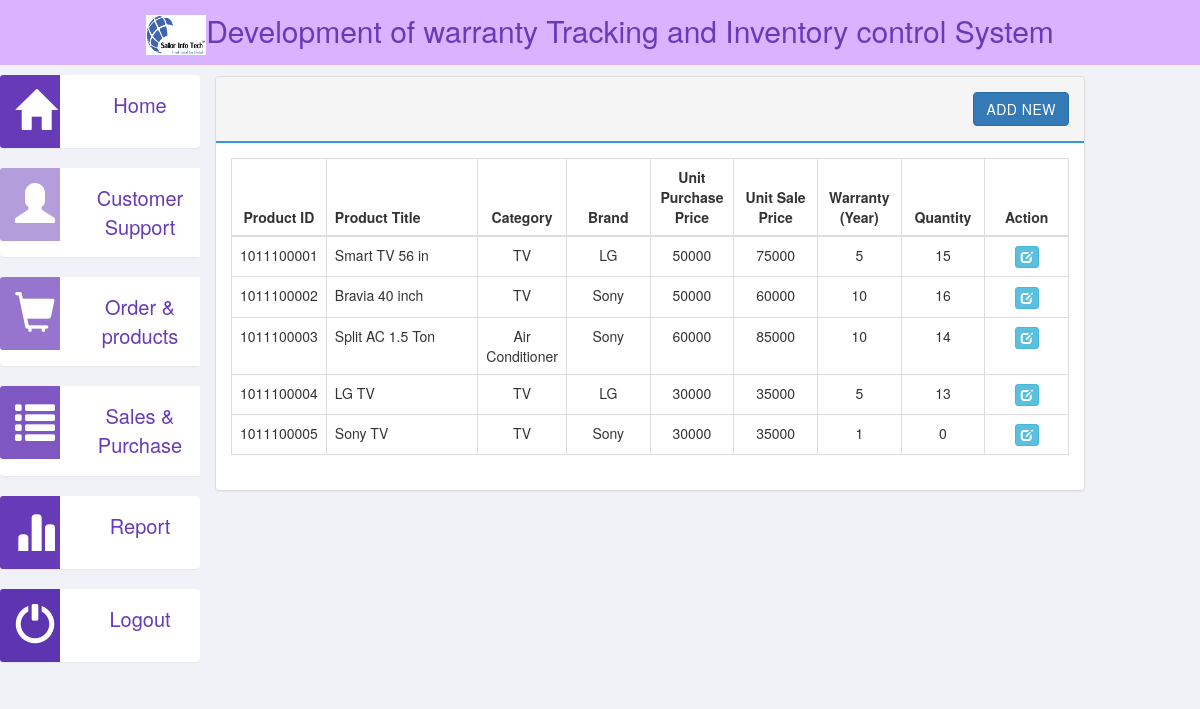
Screenshot of /list_products.php with the database file from the repository.
### tables this page shows
CREATE TABLE `stock` (
  `pro_id` int(11) NOT NULL,
  `quantity` int(11) NOT NULL
);

CREATE TABLE `product` (
  `pro_id` int(11) NOT NULL,
  `name` varchar(20) NOT NULL,
  `category` varchar(20) NOT NULL,
  `brand` varchar(20) NOT NULL,
  `purchase_price` int(11) NOT NULL,
  `sale_price` int(11) NOT NULL,
  `warranty_yr` int(11) NOT NULL
);

### helper_funtions.php (called while the page is built, shortened)
<?php
function list_of_products(){
  $sql  ="SELECT `stock`.`pro_id` as pro_id ,name, category, brand, quantity,purchase_price,sale_price, warranty_yr from product,stock WHERE `stock`.`pro_id`=`product`.`pro_id` ";
  global $conn;
  $result = mysqli_query($conn,$sql);
  $results = array();
  while ($row = mysqli_fetch_array($result)) {
    $results[] = $row;
  }
  return $results;
}
?>

### list_products.php (the view, shortened to what this page needs)
<?php $products = list_of_products();?>
<?php include_once('layouts/header.php'); ?>
<?php include_once('layouts/nav.php'); ?>
<div class="col-md-9">
  <div class="row">
   <div class="col-md-12">
   </div>
   <div class="col-md-12">
    <div class="panel panel-default">
      <div class="panel-heading clearfix">
       <div class="pull-right">
         <a href="add_products.php" class="btn btn-primary">Add New</a>
       </div>
     </div>
     <div class="panel-body">
      <table class="table table-bordered">
        <thead>
          <tr>
            <th class="text-center" style="width: 50px;"> Product ID </th>
            <th> Product Title </th>
            <th class="text-center" style="width: 10%;"> Category </th>
            <th class="text-center" style="width: 10%;"> Brand </th>
            <th class="text-center" style="width: 10%;"> Unit Purchase <br> Price </th>
            <th class="text-center" style="width: 10%;"> Unit Sale <br> Price </th>
            <th class="text-center" style="width: 10%;"> Warranty (Year) </th>
            <th class="text-center" style="width: 10%;"> Quantity </th>
            <th class="text-center" style="width: 10%;"> Action </th>
          </tr>
        </thead>
        <tbody>
          <?php foreach ($products as $product):?>
            <tr>
              <td class="text-center"><?php echo $product['pro_id']?></td>
              <td> <?php echo ($product['name']); ?></td>
              <td class="text-center"> <?php echo ($product['category']); ?></td>
              <td class="text-center"> <?php echo ($product['brand']); ?></td>
              <td class="text-center"><?php echo ($product['purchase_price']); ?></td>
              <td class="text-center"><?php echo ($product['sale_price']); ?></td>
              <td class="text-center"><?php echo ($product['warranty_yr']); ?></td>
              <td class="text-center"><?php echo ($product['quantity']); ?></td>
              <td class="text-center">
                <div class="btn-group">
                  <a href="edit_product.php?id=<?php echo (int)$product['pro_id'];?>" class="btn btn-info btn-xs"  title="Edit" data-toggle="tooltip">
                    <span class="glyphicon glyphicon-edit"></span>
                  </a>
                </div>
              </td>
            </tr>
          <?php endforeach; ?>
        </tbody>
    </div>
  </div>
</div>
</div>
</div>

### css/main.css (style rules this page uses)
body { font-family: 'Helvetica Neue', Helvetica, Arial, sans-serif; font-weight: 400; overflow-x: hidden; overflow-y: auto; background: #f1f2f7; height: 100%; width: 100%; }
a { color #777; text-decoration: none; }
.panel-default >.panel-heading { background-color: #f5f5f5; border-bottom: 2px solid #3498DB; font-size: 15px; text-transform: uppercase; letter-spacing: .5px; padding: 15px; }

### rows the page displays
stock: pro_id "1011100001", pro_id.name "Smart TV 56 in", pro_id.category "TV", pro_id.brand "LG", pro_id.purchase_price "50000", pro_id.sale_price "75000", pro_id.warranty_yr "5", quantity "15"
stock: pro_id "1011100002", pro_id.name "Bravia 40 inch", pro_id.category "TV", pro_id.brand "Sony", pro_id.purchase_price "50000", pro_id.sale_price "60000", pro_id.warranty_yr "10", quantity "16"
stock: pro_id "1011100003", pro_id.name "Split AC 1.5 Ton", pro_id.category "Air Conditioner", pro_id.brand "Sony", pro_id.purchase_price "60000", pro_id.sale_price "85000", pro_id.warranty_yr "10", quantity "14"
stock: pro_id "1011100004", pro_id.name "LG TV", pro_id.category "TV", pro_id.brand "LG", pro_id.purchase_price "30000", pro_id.sale_price "35000", pro_id.warranty_yr "5", quantity "13"
stock: pro_id "1011100005", pro_id.name "Sony TV", pro_id.category "TV", pro_id.brand "Sony", pro_id.purchase_price "30000", pro_id.sale_price "35000", pro_id.warranty_yr "1", quantity "0"
